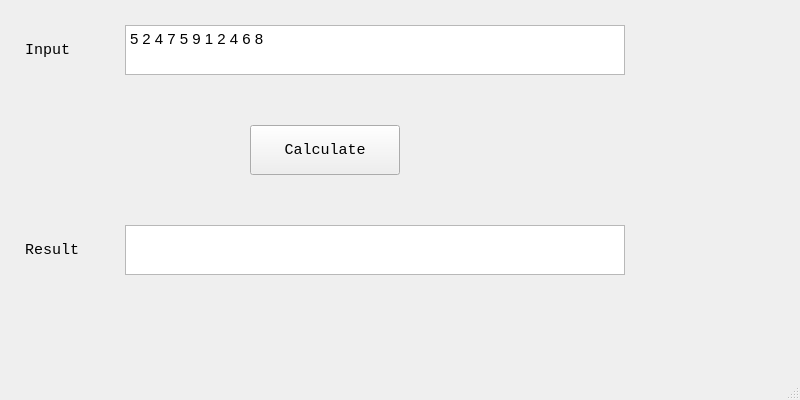
<?xml version="1.0" encoding="UTF-8"?>
<ui version="4.0">
 <class>MainWindow</class>
 <widget class="QMainWindow" name="MainWindow">
  <property name="geometry">
   <rect>
    <x>0</x>
    <y>0</y>
    <width>800</width>
    <height>400</height>
   </rect>
  </property>
  <property name="windowTitle">
   <string>MainWindow</string>
  </property>
  <property name="styleSheet">
   <string notr="true">font: 11pt &quot;Monospace&quot;;</string>
  </property>
  <widget class="QWidget" name="centralwidget">
   <widget class="QPushButton" name="calculateButton">
    <property name="geometry">
     <rect>
      <x>250</x>
      <y>125</y>
      <width>150</width>
      <height>50</height>
     </rect>
    </property>
    <property name="font">
     <font>
      <family>Monospace</family>
      <pointsize>11</pointsize>
      <italic>false</italic>
      <bold>false</bold>
     </font>
    </property>
    <property name="text">
     <string>Calculate</string>
    </property>
   </widget>
   <widget class="QTextEdit" name="inputTextEdit">
    <property name="geometry">
     <rect>
      <x>125</x>
      <y>25</y>
      <width>500</width>
      <height>50</height>
     </rect>
    </property>
    <property name="html">
     <string>&lt;!DOCTYPE HTML PUBLIC &quot;-//W3C//DTD HTML 4.0//EN&quot; &quot;http://www.w3.org/TR/REC-html40/strict.dtd&quot;&gt;
&lt;html&gt;&lt;head&gt;&lt;meta name=&quot;qrichtext&quot; content=&quot;1&quot; /&gt;&lt;meta charset=&quot;utf-8&quot; /&gt;&lt;style type=&quot;text/css&quot;&gt;
p, li { white-space: pre-wrap; }
hr { height: 1px; border-width: 0; }
li.unchecked::marker { content: &quot;\2610&quot;; }
li.checked::marker { content: &quot;\2612&quot;; }
&lt;/style&gt;&lt;/head&gt;&lt;body style=&quot; font-family:'Monospace'; font-size:11pt; font-weight:400; font-style:normal;&quot;&gt;
&lt;p style=&quot; margin-top:0px; margin-bottom:0px; margin-left:0px; margin-right:0px; -qt-block-indent:0; text-indent:0px;&quot;&gt;5 2 4 7 5 9 1 2 4 6 8&lt;/p&gt;&lt;/body&gt;&lt;/html&gt;</string>
    </property>
   </widget>
   <widget class="QTextEdit" name="outputTextEdit">
    <property name="geometry">
     <rect>
      <x>125</x>
      <y>225</y>
      <width>500</width>
      <height>50</height>
     </rect>
    </property>
    <property name="cursor" stdset="0">
     <cursorShape>ForbiddenCursor</cursorShape>
    </property>
    <property name="readOnly">
     <bool>true</bool>
    </property>
   </widget>
   <widget class="QLabel" name="label">
    <property name="geometry">
     <rect>
      <x>25</x>
      <y>25</y>
      <width>100</width>
      <height>50</height>
     </rect>
    </property>
    <property name="font">
     <font>
      <family>Monospace</family>
      <pointsize>11</pointsize>
      <italic>false</italic>
      <bold>false</bold>
     </font>
    </property>
    <property name="text">
     <string>Input</string>
    </property>
   </widget>
   <widget class="QLabel" name="label_2">
    <property name="geometry">
     <rect>
      <x>25</x>
      <y>225</y>
      <width>100</width>
      <height>50</height>
     </rect>
    </property>
    <property name="font">
     <font>
      <family>Monospace</family>
      <pointsize>11</pointsize>
      <italic>false</italic>
      <bold>false</bold>
     </font>
    </property>
    <property name="text">
     <string>Result</string>
    </property>
   </widget>
  </widget>
  <widget class="QMenuBar" name="menubar">
   <property name="geometry">
    <rect>
     <x>0</x>
     <y>0</y>
     <width>800</width>
     <height>23</height>
    </rect>
   </property>
  </widget>
  <widget class="QStatusBar" name="statusbar"/>
 </widget>
 <resources/>
 <connections/>
</ui>
